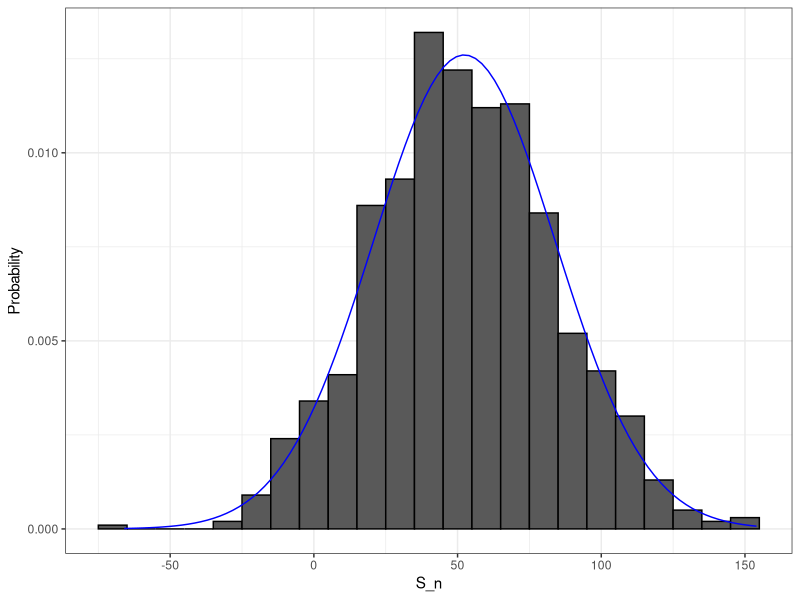

R code for this plot:
## ---- chunk 1
library(tidyverse)
dslabs::ds_theme_set()
set.seed(1)
## ---- chunk 2
beads <- rep( c("red", "blue"), times = c(2,3))
X <- ifelse(sample(beads, 1) == "blue", 1, 0)
## ---- chunk 3
ifelse(sample(beads, 1) == "blue", 1, 0)
ifelse(sample(beads, 1) == "blue", 1, 0)
ifelse(sample(beads, 1) == "blue", 1, 0)
## ---- chunk 4
color <- rep(c("Black", "Red", "Green"), c(18, 18, 2))
## ---- chunk 5
n <- 1000
x <- sample(ifelse(color == "Red", -1, 1),  n, replace = TRUE)
## ---- chunk 6
x <- sample(c(-1, 1), n, replace = TRUE, prob = c(9/19, 10/19))
## ---- chunk 7
x <- sample(c(-1, 1), n, replace = TRUE, prob = c(9/19, 10/19))
s <- sum(x)
## ---- chunk 8
n <- 1000
roulette_winnings <- function(n){
  x <- sample(c(-1, 1), n, replace = TRUE, prob = c(9/19, 10/19))
  sum(x)
}
s <- replicate(1000, roulette_winnings(n))
## ---- chunk 9
mean(s < 0)
## ---- chunk 10
normal_density <- data.frame(x = seq(min(s), max(s), length = 100)) |> 
  mutate(f = dnorm(x, mean(s), sd(s)))
data.frame(S_n = s) |> ggplot(aes(S_n, after_stat(density))) +
  geom_histogram(color = "black", binwidth = 10)  +
  ylab("Probability") + 
  geom_line(data = normal_density, mapping = aes(x, f), color = "blue")
## ---- chunk 11
n <- 1000
pbinom(n/2, size = n, prob = 10/19)
## ---- chunk 12
pbinom(n/2 - 1, size = n, prob = 10/19)
## ---- chunk 13
B <- 10^6
x <- sample(c(-1, 1), B, replace = TRUE, prob = c(9/19, 10/19))
mean(x)
## ---- chunk 14
2*sqrt(90)/19
## ---- chunk 15
n <- 1000
sqrt(n)*2*sqrt(90)/19
## ---- chunk 16
n <- 1000
B <- 10000
roulette_winnings <- function(n){
  X <- sample(c(-1, 1), n, replace = TRUE, prob = c(9/19, 10/19))
  sum(X)
}
S <- replicate(B, roulette_winnings(n))
## ---- chunk 17
n * (20 - 18)/38 
sqrt(n)*2*sqrt(90)/19 
## ---- chunk 18
mean(S)
sd(S)
## ---- chunk 19
mu <- n*(20 - 18)/38
se <- sqrt(n)*2*sqrt(90)/19 
pnorm(0, mu, se)
## ---- chunk 20
mean(S < 0)
